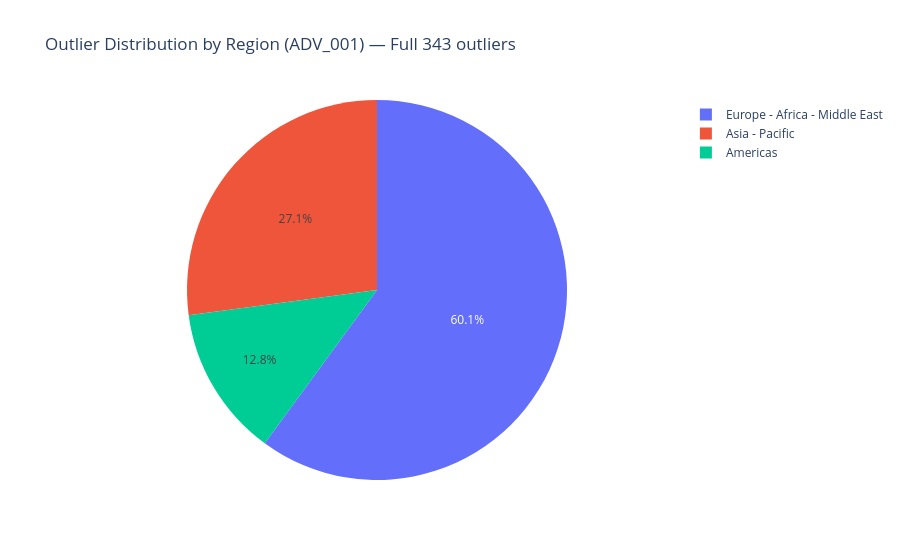

Notebook source saved alongside this figure:
### Markdown cell above
### Key Findings


ADV_001 flags 343 outliers (0.22%) using Z-score > 3.5 on log-transformed values within 
each exchange-indicator group. The top outliers reveal two distinct patterns:

- **Count-based indicators with very low values** — Stock Exchange of Mauritius reporting 
  3 foreign-listed companies and Cboe Global Markets reporting 2 listed companies are 
  statistically extreme within their indicator group, likely reflecting genuine edge cases 
  rather than errors.

- **Index and spread values** — Bolsa de Comercio de Santiago's Broad Stock Index (29.66) 
  and Hochiminh's Median Simple Spread (1,284) are outliers within their peer group, 
  warranting contextual review against market conditions at those dates.

The 0.22% failure rate confirms the framework is well-calibrated — it catches genuine 
anomalies without generating excessive false positives. All flagged rows require human 
review with market context before any regulatory reporting decision is made.

### Code cell
df_outliers_full = df[df['value'].notna() & (df['value'] > 0)].copy()
df_outliers_full['log_value'] = np.log1p(df_outliers_full['value'])

from scipy import stats

def zscore_group(group):
    if len(group) < 4:
        group['zscore'] = np.nan
        return group
    group['zscore'] = np.abs(stats.zscore(group['log_value'], nan_policy='omit'))
    return group

import warnings
with warnings.catch_warnings():
    warnings.simplefilter("ignore")
    df_outliers_full = df_outliers_full.groupby(
        ['exchange_name', 'indicator_name'], group_keys=False
    ).apply(zscore_group)

outliers_full = df_outliers_full[df_outliers_full['zscore'] > 3.5]

outlier_by_region = (
    outliers_full
    .groupby('region')
    .size()
    .reset_index(name='outlier_count')
)

fig = px.pie(
    outlier_by_region,
    values='outlier_count',
    names='region',
    title='Outlier Distribution by Region (ADV_001) — Full 343 outliers',
    template='plotly_white'
)
fig.show()

### Figure 1 — Plotly figure (JSON) as saved in the notebook; plotly's stock layout.template omitted (floating-point values rounded to 4 significant figures)
{"data": [{"domain": {"x": [0, 1], "y": [0, 1]}, "hovertemplate": "region=%{label}<br>outlier_count=%{value}<extra></extra>", "labels": ["Americas", "Asia - Pacific", "Europe - Africa - Middle East"], "legendgroup": "", "name": "", "showlegend": true, "type": "pie", "values": [44, 93, 206]}], "layout": {"legend": {"tracegroupgap": 0}, "title": {"text": "Outlier Distribution by Region (ADV_001) — Full 343 outliers"}}}
